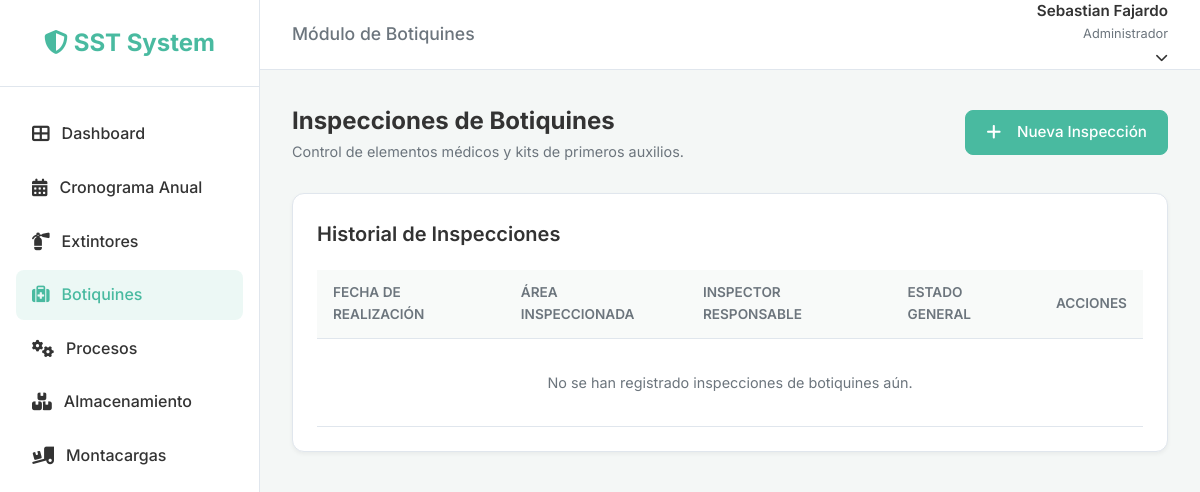
Page /inspections/first-aid/ (signed in) on the earlier database version.
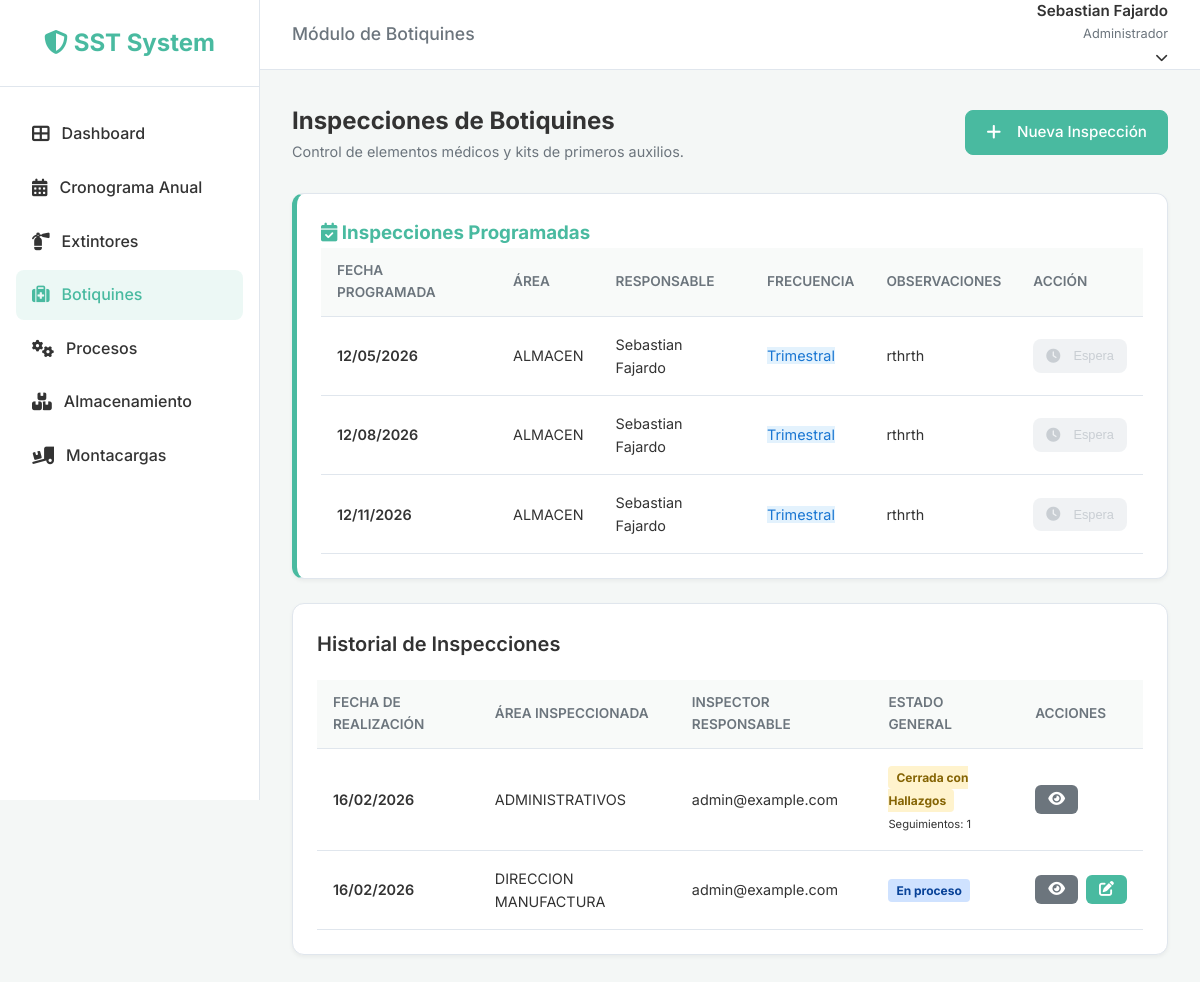
Same page on the later database version.
### inspections/models.py (models this page shows, shortened)
class InspectionSchedule(models.Model):
    FREQUENCY_CHOICES = [
        ('Mensual', 'Mensual'),
        ('Bimestral', 'Bimestral'),
        ('Trimestral', 'Trimestral'),
        ('Cuatrimestral', 'Cuatrimestral'),
        ('Semestral', 'Semestral'),
        ('Anual', 'Anual'),
    ]
    STATUS_CHOICES = [
        ('Programada', 'Programada'),
        ('Realizada', 'Realizada'),
        ('Pendiente', 'Pendiente'),
    ]
    year = models.IntegerField(verbose_name="Año de Programación")
    area = models.ForeignKey(
        'Area',
        on_delete=models.PROTECT,
        verbose_name="Área a Inspeccionar",
        help_text="Seleccione el área donde se realizará la inspección"
    )
    inspection_type = models.CharField(max_length=200, verbose_name="Tipo de Inspección")
    frequency = models.CharField(max_length=20, choices=FREQUENCY_CHOICES, verbose_name="Frecuencia")
    scheduled_date = models.DateField(verbose_name="Fecha Programada")
    responsible = models.ForeignKey(
        settings.AUTH_USER_MODEL,
        on_delete=models.CASCADE,
        related_name='scheduled_inspections',
        verbose_name="Responsable"
    )
    status = models.CharField(
        max_length=20,
        choices=STATUS_CHOICES,
        default='Programada',
        verbose_name="Estado"
    )
    observations = models.TextField(blank=True, null=True, verbose_name="Observaciones")
    created_at = models.DateTimeField(auto_now_add=True)
    updated_at = models.DateTimeField(auto_now=True)
    class Meta:
        verbose_name = "Cronograma de Inspección"
        verbose_name_plural = "Cronogramas de Inspección"
        ordering = ['scheduled_date']

class Area(models.Model):
    class Meta:
        verbose_name = "Cronograma de Inspección"
        verbose_name_plural = "Cronogramas de Inspección"
        ordering = ['scheduled_date']
    """
    Standardized areas for the organization.
    Used across all inspection modules to ensure consistency.
    """
    name = models.CharField(max_length=200, unique=True, verbose_name="Nombre del Área")
    is_active = models.BooleanField(default=True, verbose_name="Activa")
    created_at = models.DateTimeField(auto_now_add=True)
    updated_at = models.DateTimeField(auto_now=True)
    class Meta:
        verbose_name = "Área"
        verbose_name_plural = "Áreas"
        ordering = ['name']
    def __str__(self):
        return self.name

class BaseInspection(models.Model):
    STATUS_CHOICES = [
        ('Cumple', 'Cumple'),
        ('No Cumple', 'No Cumple'),
        ('No Aplica', 'No Aplica'),
    ]
    inspection_date = models.DateField(verbose_name="Fecha de Inspección")
    area = models.ForeignKey(
        'Area',
        on_delete=models.PROTECT,
        verbose_name="Área/Ubicación",
        help_text="Seleccione el área inspeccionada"
    )
    inspector = models.ForeignKey(
        settings.AUTH_USER_MODEL,
        on_delete=models.SET_NULL,
        null=True,
        related_name="%(class)s_inspections",
        verbose_name="Inspector"
    )
    schedule_item = models.ForeignKey(
        'InspectionSchedule',
        on_delete=models.SET_NULL,
        null=True,
        blank=True,
        verbose_name="Ítem del Cronograma",
        related_name="%(class)s_actual_inspections"
    )
    general_status = models.CharField(
        max_length=20,
        choices=STATUS_CHOICES,
        default='Cumple',
        verbose_name="Estado General"
    )
    observations = models.TextField(blank=True, null=True, verbose_name="Observaciones Generales")
    created_at = models.DateTimeField(auto_now_add=True)
    updated_at = models.DateTimeField(auto_now=True)
    class Meta:
        abstract = True
        ordering = ['-inspection_date']

class FirstAidInspection(BaseInspection):
    ROLE_CHOICES = [
        ('Brigadista', 'Brigadista'),
        ('Equipo SST', 'Equipo SST'),
        ('Copasst', 'Copasst'),
    ]
    inspector_role = models.CharField(
        max_length=20,
        choices=ROLE_CHOICES,
        default='Equipo SST',
        verbose_name="Rol del Inspector"
    )
    INSPECTION_STATUS_CHOICES = [
        ('Programada', 'Programada'),
        ('En proceso', 'En proceso'),
        ('Cerrada', 'Cerrada'),
        ('Cerrada con Hallazgos', 'Cerrada con Hallazgos'),
        ('Seguimiento', 'Seguimiento'),
    ]
    status = models.CharField(
        max_length=30,
        choices=INSPECTION_STATUS_CHOICES,
        default='Programada',
        verbose_name="Estado de Inspección"
    )
    parent_inspection = models.ForeignKey(
        'self',
        on_delete=models.SET_NULL,
        null=True,
        blank=True,
        related_name='follow_ups',
        verbose_name="Inspección de Origen"
    )
    def get_total_follow_ups_count(self):
        count = 0
        for child in self.follow_ups.all():
            count += 1  # Contar el hijo directo
            count += child.get_total_follow_ups_count()  # Contar sus descendientes
        return count
    class Meta(BaseInspection.Meta):
        verbose_name = "Inspección de Botiquín"
        verbose_name_plural = "Inspecciones de Botiquines"

### users/models.py (models this page shows, shortened)
class CustomUser(AbstractUser):
    email = models.EmailField(unique=True)
    document_number = models.CharField(max_length=20, blank=True, null=True)
    role = models.ForeignKey('roles.Role', on_delete=models.SET_NULL, null=True, blank=True,
                             related_name='users', verbose_name='Rol')
    updated_at = models.DateTimeField(auto_now=True)
    digital_signature = models.TextField(blank=True, null=True, verbose_name="Firma Digital") # Base64 encoded image
    USERNAME_FIELD = 'email'
    REQUIRED_FIELDS = ['username', 'first_name', 'last_name']
    def __str__(self):
        return self.email
    def has_perm_custom(self, module, action):
        if self.is_superuser:
            return True
        if self.role and self.role.name == 'Administrador':
            return True
        if not self.role or not self.role.is_active:
            return False
        return self.role.has_permission(module, action)

### inspections/views.py (the view)
# urls.py: path('first-aid/', FirstAidListView.as_view(), name='first_aid_list'),
class FirstAidListView(LoginRequiredMixin, RolePermissionRequiredMixin, ScheduledInspectionsMixin, ListView):
    permission_required = ('first_aid', 'view')
    model = FirstAidInspection
    template_name = 'inspections/first_aid_list.html'
    context_object_name = 'inspections'
    inspection_module_type = 'first_aid'
    def get_queryset(self):
        qs = super().get_queryset()
        from django.utils import timezone
        current_year = timezone.now().year
        return qs.filter(inspection_date__year=current_year, parent_inspection__isnull=True)

### roles/mixins.py (called while the page is built)
    def dispatch(self, request, *args, **kwargs):
        if not request.user.is_authenticated:
            return self.handle_no_permission()
        if not self.has_permission():
            messages.error(request, 'No tienes permiso para realizar esta acción o acceder a esta sección.')
            referer = request.META.get('HTTP_REFERER')
            if referer and referer != request.build_absolute_uri():
                return redirect(referer)
            return redirect('dashboard')
        return super().dispatch(request, *args, **kwargs)

    def has_permission(self):
        if self.permission_required:
            user = self.request.user
            if hasattr(user, 'has_perm_custom'):
                if isinstance(self.permission_required, (list, tuple)) and len(self.permission_required) == 2:
                    module, action = self.permission_required
                    return user.has_perm_custom(module, action)
        return True

### templates/inspections/first_aid_list.html (shortened to what the changed rows need)
{% extends 'base.html' %}
{% load static %}
{% block extra_head %}
<link rel="stylesheet" href="{% static 'css/dashboard.css' %}">
{% endblock %}
{% block header_title %}Módulo de Botiquines{% endblock %}
{% block content %}
<div class="dashboard-header">
    <div>
        <h1 style="font-size: 1.5rem; font-weight: 700;">Inspecciones de Botiquines</h1>
    </div>
</div>
{% if scheduled_inspections %}
<div class="card" style="border-left: 5px solid #49BAA0;">
    <h3 class="inspection-section-title" style="color: #49BAA0; border-color: #49BAA0;"><i
            class="fas fa-calendar-check"></i>
        Inspecciones Programadas</h3>
    <div class="table-wrapper">
        <table>
            <thead>
                <tr>
                    <th>Fecha Programada</th>
                    <th>Área</th>
                    <th>Responsable</th>
                    <th>Frecuencia</th>
                    <th>Observaciones</th>
                    <th>Acción</th>
                </tr>
            </thead>
            <tbody>
                {% for item in scheduled_inspections %}
                <tr>
                    <td style="font-weight: 600;">
                        {{ item.scheduled_date|date:"d/m/Y" }}
                    </td>
                    <td>{{ item.area }}</td>
                    <td>{{ item.responsible.get_full_name|default:item.responsible.username }}</td>
                    <td><span class="badge" style="background: #e3f2fd; color: #1976d2;">{{ item.frequency }}</span>
                    </td>
                    <td>{{ item.observations|truncatewords:8|default:"—" }}</td>
                    <td>
                        {% if item.can_execute %}
                        <a href="{% url 'first_aid_create' %}?schedule_item={{ item.pk }}" class="btn btn-primary"
                            style="padding: 6px 12px; font-size: 0.8rem;">
                            <i class="fas fa-play" style="margin-right: 5px;"></i> Ejecutar
                        </a>
                        {% else %}
                        <button class="btn" disabled
                            style="padding: 6px 12px; font-size: 0.8rem; background: #e9ecef; color: #adb5bd; cursor: not-allowed;"
                            title="Disponible 5 días antes de la fecha programada">
                            <i class="fas fa-clock" style="margin-right: 5px;"></i> Espera
                        </button>
                        {% endif %}
                    </td>
                </tr>
                {% endfor %}
            </tbody>
        </table>
    </div>
</div>
{% endif %}
<div class="card">
    <div class="table-wrapper">
        <table>
            <thead>
                <tr>
                    <th>Fecha de Realización</th>
                    <th>Área Inspeccionada</th>
                    <th>Inspector Responsable</th>
                    <th>Estado General</th>
                    <th>Acciones</th>
                </tr>
            </thead>
            <tbody>
                {% for inspection in inspections %}
                <tr>
                    <td style="font-weight: 600;">{{ inspection.inspection_date|date:"d/m/Y" }}</td>
                    <td>{{ inspection.area }}</td>
                    <td>{{ inspection.inspector }}</td>
                    <td>
                        <div class="d-flex flex-column">
                            <span
                                class="compliance-badge {% if inspection.status == 'Cerrada' %}badge-success{% elif inspection.status == 'Cerrada con Hallazgos' %}badge-warning{% elif inspection.status == 'En proceso' %}badge-primary{% elif inspection.status == 'Programada' or inspection.status == 'Programado' %}badge-secondary{% else %}badge-secondary{% endif %}"
                                style="font-size: 0.75rem; width: fit-content;">
                                {% if inspection.status == 'Programada' %}Programado{% else %}{{ inspection.status }}
                                {% endif %}
                            </span><br>
                            {% if inspection.get_total_follow_ups_count > 0 %}
                            <small class="text-muted mt-1" style="font-size: 0.7rem;">
                                Seguimientos: {{ inspection.get_total_follow_ups_count }}
                            </small>
                            {% endif %}
                        </div>
                    </td>
                    <td>
                        <div style="display: flex; gap: 8px;">
                            <a href="{% url 'first_aid_detail' inspection.pk %}" class="btn btn-sm"
                                style="background: #6c757d; color: white; padding: 6px 12px;" title="Ver Detalle">
                                <i class="fas fa-eye"></i>
                            </a>
                            {% if inspection.status == 'En proceso' or inspection.status == 'Programada' %}
                            <a href="{% url 'first_aid_edit' inspection.pk %}" class="btn btn-sm"
                                style="background: #49BAA0; color: white; padding: 6px 12px;" title="Editar">
                                <i class="fas fa-edit"></i>
                            </a>
                            {% endif %}
                        </div>
                    </td>
                </tr>
                {% empty %}
                <tr>
                    <td colspan="5" style="text-align: center; padding: 32px; color: var(--text-light);">No se han
                        registrado inspecciones de botiquines aún.</td>
                </tr>
                {% endfor %}
            </tbody>
        </table>
    </div>
</div>
{% endblock %}

Differences in the rows shown:
added InspectionSchedule: scheduled_date "12/05/2026", area "ALMACEN", responsible.get_full_name "Sebastian Fajardo", frequency "Trimestral", observations "rthrth", shows "Espera"
added InspectionSchedule: scheduled_date "12/08/2026", area "ALMACEN", responsible.get_full_name "Sebastian Fajardo", frequency "Trimestral", observations "rthrth", shows "Espera"
added InspectionSchedule: scheduled_date "12/11/2026", area "ALMACEN", responsible.get_full_name "Sebastian Fajardo", frequency "Trimestral", observations "rthrth", shows "Espera"
added FirstAidInspection: inspection_date "16/02/2026", area "ADMINISTRATIVOS", inspector "admin@example.com", status "Cerrada con Hallazgos", get_total_follow_ups_count "1"
added FirstAidInspection: inspection_date "16/02/2026", area "DIRECCION MANUFACTURA", inspector "admin@example.com", status "En proceso"
Other differences:
text no longer shown: "No se han registrado inspecciones de botiquines aún."
text now shown: "Inspecciones Programadas FECHA PROGRAMADA ÁREA RESPONSABLE FRECUENCIA OBSERVACIONES ACCIÓN"
